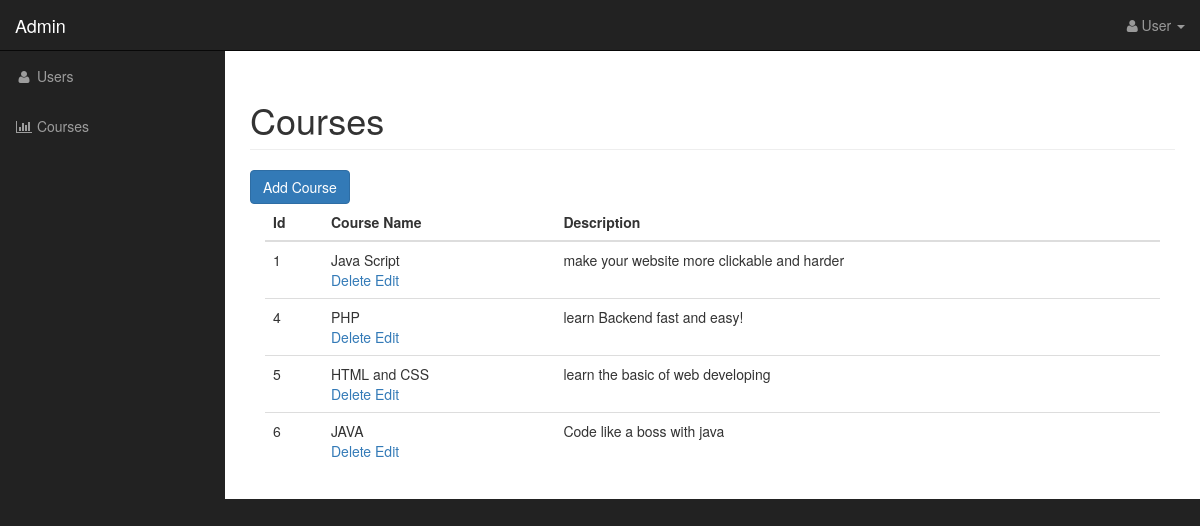
Screenshot of /admin/courses.php (signed in) with the database file from the repository.
### tables this page shows
CREATE TABLE `courses` (
  `id` int(11) NOT NULL,
  `course_name` varchar(255) NOT NULL,
  `description` varchar(255) NOT NULL,
  `course_image` varchar(255) NOT NULL
);

### admin/includes/database.php (called while the page is built, shortened)
<?php
	class Database {
		public $connection;
		public function open_db_connection(){
	   		$this->connection = new mysqli(DB_HOST, DB_USER, DB_PASS, DB_NAME);
		}
		public function query($sql) {
			$result = $this->connection->query($sql);
			return $result;
		}
	}
	$database = new Database();
 ?>

### admin/includes/db_object.php (called while the page is built, shortened)
<?php
	class Db_object {
		public static function find_all() {
			return static::find_by_query("SELECT * FROM " . static::$db_table . " ");
		}
		public static function find_by_query($sql) {
			global $database;
			$result_set = $database->query($sql);
			$the_object_array = array();
			while ($row = mysqli_fetch_array($result_set)) {
				$the_object_array[] = static::instantation($row);
			}
			return $the_object_array;
		}
		public static function instantation($the_record) {
			$the_object = new $calling_class;
			foreach ($the_record as $the_attribute => $value) {
				if ($the_object->has_the_attribute($the_attribute)) {
					$the_object->$the_attribute = $value;
				}
			}
			return $the_object;
		}
		private function has_the_attribute($the_attribute) {
			$object_properties = get_object_vars($this);
			return array_key_exists($the_attribute, $object_properties);
		}
	}
 ?>

### admin/courses.php (the view, shortened to what this page needs)
<?php include("includes/header.php"); ?>
    <?php
        $courses = Course::find_all();
     ?>
        <?php include('includes/nav.php') ?>
        <div id="page-wrapper">
            <div class="container-fluid">
                <div class="row">
                    <div class="col-lg-12">
                        <h1 class="page-header">
                            Courses
                        </h1>
                        <a href="add_course.php" class="btn btn-primary">Add Course</a>
                        <div class="col-md-12">
                            <table class="table table-hover">
                                <thead>
                                    <tr>
                                        <th>Id</th>
                                        <th>Course Name</th>
                                        <th>Description</th>
                                    </tr>
                                </thead>
                                <tbody>
                                    <?php foreach ($courses as $course) : {
                                    } ?>
                                    <tr>
                                        <td><?php echo $course->id; ?></td>
                                        <td>
                                            <?php echo $course->course_name; ?>
                                            <div class="action_link">
                                                <a href="delete_course.php?id=<?php echo $course->id; ?>">Delete</a>
                                                <a href="edit_course.php?id=<?php echo $course->id; ?>">Edit</a>
                                            </div>
                                        </td>
                                        <td><?php echo $course->description; ?></td>
                                    </tr>
                                <?php endforeach; ?>
                                </tbody>
                            </table>
                        </div>
                    </div>
                </div>
            </div>
        </div>
  <?php include("includes/footer.php"); ?>

### admin/includes/header.php (shortened to what this page needs)
<!DOCTYPE html>
<html lang="en">
<head>
    <link href="css/bootstrap.min.css" rel="stylesheet">
    <link href="css/sb-admin.css" rel="stylesheet">
    <link href="font-awesome/css/font-awesome.min.css" rel="stylesheet" type="text/css">
    <link rel="stylesheet" href="css/style.css">
</head>
<body>
    <div id="wrapper">

### admin/includes/nav.php (shortened to what this page needs)
<nav class="navbar navbar-inverse navbar-fixed-top" role="navigation">
    <div class="navbar-header">
        <a class="navbar-brand" href="index.php">Admin</a>
    </div>
    <ul class="nav navbar-right top-nav">
        <li class="dropdown">
            <a href="#" class="dropdown-toggle" data-toggle="dropdown"><i class="fa fa-user"></i> User <b class="caret"></b></a>
        </li>
    </ul>
    <div class="collapse navbar-collapse navbar-ex1-collapse">
        <ul class="nav navbar-nav side-nav">
            <li>
                <a href="users.php"><i class="fa fa-fw fa-user"></i> Users</a>
            </li>
            <li>
                <a href="courses.php"><i class="fa fa-fw fa-bar-chart-o"></i> Courses</a>
            </li>
    </div>
</nav>

### admin/includes/footer.php (shortened to what this page needs)
  </div>
</body>
</html>

### admin/css/sb-admin.css (style rules this page uses)
body { margin-top: 100px; background-color: #222; }
@media (min-width:768px) { body { margin-top: 50px; } }
#wrapper { padding-left: 0; }
#page-wrapper { width: 100%; padding: 0; background-color: #fff; }
@media (min-width:768px) { #wrapper { padding-left: 225px; } }
@media (min-width:768px) { #page-wrapper { padding: 10px; } }
.top-nav { padding: 0 15px; }
.top-nav>li { display: inline-block; float: left; }
.top-nav>li>a { padding-top: 15px; padding-bottom: 15px; line-height: 20px; color: #999; }
@media (min-width:768px) { .side-nav { position: fixed; top: 51px; left: 225px; width: 225px; margin-left: -225px; border: none; border-radius: 0; overflow-y: auto; background-color: #222; } }
@media (min-width:768px) { .side-nav>li>a { width: 225px; } }

### rows the page displays
courses: id "1", course_name "Java Script", description "make your website more clickable and harder"
courses: id "4", course_name "PHP", description "learn Backend fast and easy!"
courses: id "5", course_name "HTML and CSS", description "learn the basic of web developing"
courses: id "6", course_name "JAVA", description "Code like a boss with java"
